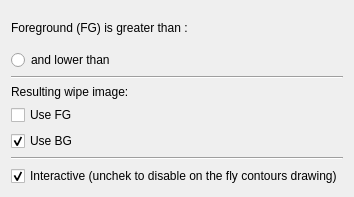
<?xml version="1.0" encoding="UTF-8"?>
<ui version="4.0">
 <class>vvWipeImage</class>
 <widget class="QWidget" name="vvWipeImage">
  <property name="geometry">
   <rect>
    <x>0</x>
    <y>0</y>
    <width>314</width>
    <height>197</height>
   </rect>
  </property>
  <property name="windowTitle">
   <string>Wipe image</string>
  </property>
  <layout class="QVBoxLayout" name="verticalLayout">
   <item>
    <layout class="QVBoxLayout" name="verticalLayout_3">
     <item>
      <layout class="QGridLayout" name="gridLayout_2">
       <item row="2" column="2">
        <widget class="vvIntensityValueSlider" name="mThresholdSlider2" native="true">
         <property name="enabled">
          <bool>false</bool>
         </property>
        </widget>
       </item>
       <item row="1" column="1">
        <widget class="QLabel" name="label_2">
         <property name="text">
          <string>Foreground (FG) is greater than : </string>
         </property>
        </widget>
       </item>
       <item row="1" column="2">
        <widget class="vvIntensityValueSlider" name="mThresholdSlider1" native="true"/>
       </item>
       <item row="2" column="1">
        <widget class="QRadioButton" name="mRadioButtonLowerThan">
         <property name="text">
          <string>and lower than</string>
         </property>
         <property name="autoExclusive">
          <bool>false</bool>
         </property>
        </widget>
       </item>
      </layout>
     </item>
    </layout>
   </item>
   <item>
    <layout class="QVBoxLayout" name="verticalLayout_2">
     <item>
      <widget class="Line" name="line_2">
       <property name="orientation">
        <enum>Qt::Horizontal</enum>
       </property>
      </widget>
     </item>
     <item>
      <widget class="QLabel" name="label">
       <property name="text">
        <string>Resulting wipe image:</string>
       </property>
      </widget>
     </item>
     <item>
      <layout class="QHBoxLayout" name="horizontalLayout_4">
       <item>
        <widget class="QCheckBox" name="mCheckBoxUseFG">
         <property name="text">
          <string>Use FG</string>
         </property>
         <property name="checked">
          <bool>false</bool>
         </property>
        </widget>
       </item>
       <item>
        <widget class="vvIntensityValueSlider" name="mFGSlider" native="true">
         <property name="enabled">
          <bool>false</bool>
         </property>
        </widget>
       </item>
      </layout>
     </item>
     <item>
      <layout class="QHBoxLayout" name="horizontalLayout_5">
       <item>
        <widget class="QCheckBox" name="mCheckBoxUseBG">
         <property name="text">
          <string>Use BG</string>
         </property>
         <property name="checked">
          <bool>true</bool>
         </property>
        </widget>
       </item>
       <item>
        <widget class="vvIntensityValueSlider" name="mBGSlider" native="true"/>
       </item>
      </layout>
     </item>
    </layout>
   </item>
   <item>
    <widget class="Line" name="line_3">
     <property name="orientation">
      <enum>Qt::Horizontal</enum>
     </property>
    </widget>
   </item>
   <item>
    <widget class="QCheckBox" name="mCheckBoxInteractiveDisplay">
     <property name="enabled">
      <bool>true</bool>
     </property>
     <property name="text">
      <string>Interactive (unchek to disable on the fly contours drawing)</string>
     </property>
     <property name="checked">
      <bool>true</bool>
     </property>
    </widget>
   </item>
  </layout>
 </widget>
 <customwidgets>
  <customwidget>
   <class>vvIntensityValueSlider</class>
   <extends>QWidget</extends>
   <header>vvIntensityValueSlider.h</header>
   <container>1</container>
  </customwidget>
 </customwidgets>
 <resources/>
 <connections>
  <connection>
   <sender>mRadioButtonLowerThan</sender>
   <signal>toggled(bool)</signal>
   <receiver>mThresholdSlider2</receiver>
   <slot>setEnabled(bool)</slot>
   <hints>
    <hint type="sourcelabel">
     <x>85</x>
     <y>129</y>
    </hint>
    <hint type="destinationlabel">
     <x>305</x>
     <y>129</y>
    </hint>
   </hints>
  </connection>
  <connection>
   <sender>mCheckBoxUseBG</sender>
   <signal>toggled(bool)</signal>
   <receiver>mBGSlider</receiver>
   <slot>setEnabled(bool)</slot>
   <hints>
    <hint type="sourcelabel">
     <x>79</x>
     <y>203</y>
    </hint>
    <hint type="destinationlabel">
     <x>395</x>
     <y>225</y>
    </hint>
   </hints>
  </connection>
  <connection>
   <sender>mCheckBoxUseFG</sender>
   <signal>toggled(bool)</signal>
   <receiver>mFGSlider</receiver>
   <slot>setEnabled(bool)</slot>
   <hints>
    <hint type="sourcelabel">
     <x>63</x>
     <y>177</y>
    </hint>
    <hint type="destinationlabel">
     <x>242</x>
     <y>177</y>
    </hint>
   </hints>
  </connection>
 </connections>
</ui>
